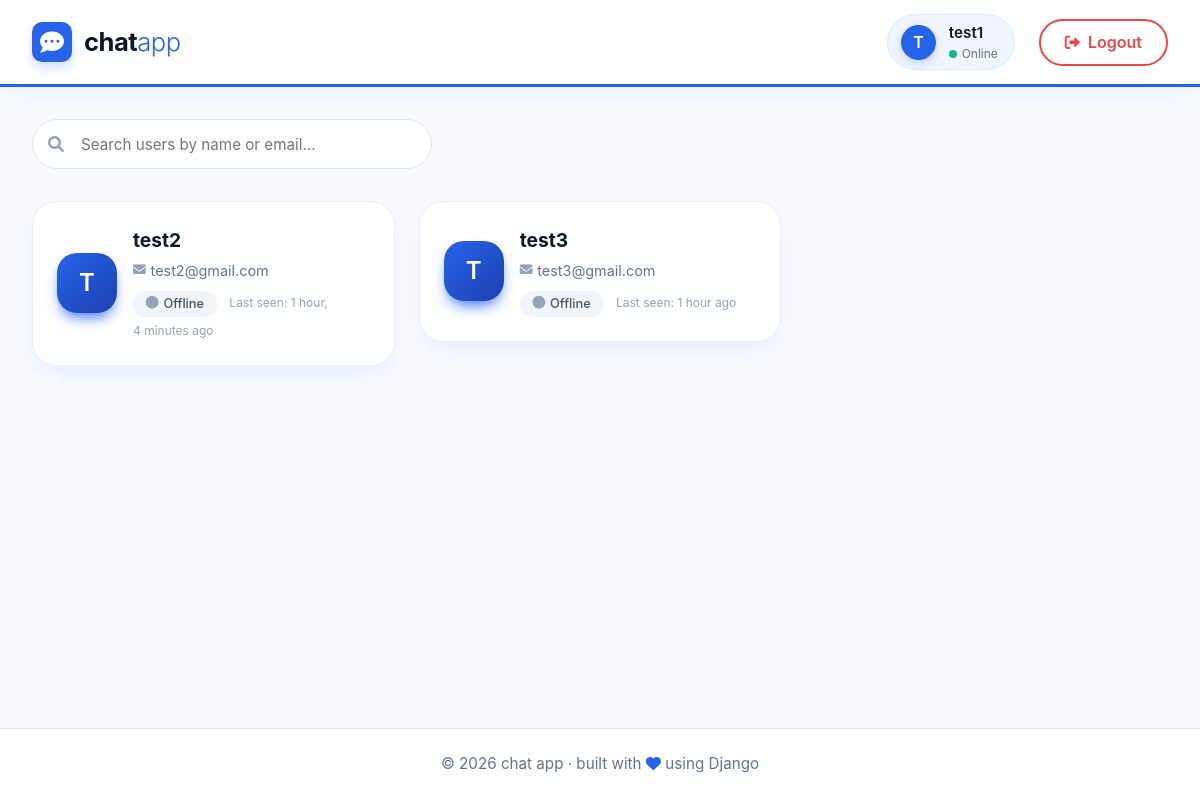
The page /users/ (signed in) on the database its author committed.
### accounts/models.py (models this page shows, shortened)
class CustomUser(AbstractUser):
    email = models.EmailField(unique=True)
    username = models.CharField(max_length=150, unique=True)
    is_online = models.BooleanField(default=False)
    last_seen = models.DateTimeField(null=True, blank=True)
    USERNAME_FIELD = 'username'
    REQUIRED_FIELDS = ['email']

### chat/views.py (the view)
# urls.py: path('users/', views.user_list, name='user_list'),
@login_required
def user_list(request):
    users = CustomUser.objects.exclude(id=request.user.id)
    return render(request, "user_list.html", {"users": users})

### templates/user_list.html (shortened to what this page needs)
<!DOCTYPE html>
<html lang="en">
<head>
  <link rel="stylesheet" href="https://cdnjs.cloudflare.com/ajax/libs/font-awesome/6.0.0-beta3/css/all.min.css">
</head>
<body>
  <nav class="navbar">
    <div class="logo-area">
      <div class="logo-icon">
        <i class="fas fa-comment-dots"></i>
      </div>
      <div class="logo-text">chat<span>app</span></div>
    </div>
    <div class="user-menu">
      <div class="user-info">
        <div class="user-avatar">
          {{ request.user.username|first|upper }}
        </div>
        <div class="user-details">
          <span class="user-name">{{ request.user.username }}</span>
          <span class="user-status">
            <span class="status-dot"></span>
            <span class="status-text">Online</span>
          </span>
        </div>
      </div>
      <a href="{% url 'logout' %}" class="btn-logout">
        <i class="fas fa-sign-out-alt"></i> Logout
      </a>
    </div>
  </nav>
  <div class="container">
    <div class="search-container">
      <div class="search-box">
        <i class="fas fa-search search-icon"></i>
        <input type="text"
               class="search-input"
               id="searchInput"
               placeholder="Search users by name or email..."
               onkeyup="searchUsers()">
      </div>
    </div>
    <div class="users-grid" id="usersGrid">
  {% for user in users %}
    {% if user.username != request.user.username %}
      <a href="{% url 'chat' user.username %}" style="text-decoration:none; color:inherit;">
        <div class="user-card" data-name="{{ user.username|lower }}" data-email="{{ user.email|lower }}">
          <div class="user-card-avatar">
            {{ user.username|first|upper }}
          </div>
          <div class="user-card-info">
            <div class="user-card-name">
              {{ user.username }}
            </div>
            <div class="user-card-email">
              <i class="fas fa-envelope"></i> {{ user.email }}
            </div>
            {% if user.is_online %}
              <span class="user-status-badge status-online">
                <i class="fas fa-circle"></i> Online
              </span>
            {% else %}
              <span class="user-status-badge status-offline">
                <i class="fas fa-circle"></i> Offline
              </span>
              {% if user.last_seen %}
                <span class="last-seen">
                  Last seen: {{ user.last_seen|timesince }} ago
                </span>
              {% endif %}
            {% endif %}
          </div>
        </div>
      </a>
    {% endif %}
  {% empty %}
    <div class="empty-state">
      <i class="fas fa-users-slash"></i>
      <h3>No users found</h3>
      <p>There are no other users to display.</p>
    </div>
  {% endfor %}
</div>
</div>
  <footer class="footer">
    <p>© {% now "Y" %} chat app · built with <i class="fas fa-heart" style="color: #2563eb;"></i> using Django</p>
  </footer>
</body>
</html>

### templates/user_list.html (style rules this page uses)
* { margin: 0; padding: 0; box-sizing: border-box; font-family: 'Inter', -apple-system, BlinkMacSystemFont, 'Segoe UI', Roboto, Helvetica, Arial, sans-serif; }
body { background-color: #f8faff; color: #1e293b; line-height: 1.5; min-height: 100vh; display: flex; flex-direction: column; }
.navbar { background-color: #ffffff; box-shadow: 0 4px 20px rgba(0, 100, 200, 0.08); padding: 0.9rem 2rem; display: flex; align-items: center; justify-content: space-between; flex-wrap: wrap; border-bottom: 3px solid #2563eb; }
.logo-area { display: flex; align-items: center; gap: 0.75rem; }
.logo-icon { background-color: #2563eb; color: white; width: 40px; height: 40px; border-radius: 10px; display: flex; align-items: center; justify-content: center; font-size: 1.5rem; box-shadow: 0 6px 12px rgba(37, 99, 235, 0.2); }
.logo-text { font-weight: 700; font-size: 1.6rem; letter-spacing: -0.5px; color: #0f172a; }
.logo-text span { color: #2563eb; font-weight: 300; }
.user-menu { display: flex; align-items: center; gap: 1.5rem; }
.user-info { display: flex; align-items: center; gap: 0.8rem; background: #f0f4ff; padding: 0.4rem 1rem 0.4rem 0.8rem; border-radius: 40px; border: 1px solid #dbeafe; }
.user-avatar { width: 35px; height: 35px; background: #2563eb; border-radius: 50%; display: flex; align-items: center; justify-content: center; color: white; font-weight: 600; font-size: 1rem; box-shadow: 0 4px 8px rgba(37, 99, 235, 0.2); }
.user-details { display: flex; flex-direction: column; }
.user-name { font-weight: 600; color: #0f172a; font-size: 0.95rem; }
.user-status { display: flex; align-items: center; gap: 0.3rem; font-size: 0.75rem; }
.status-dot { width: 8px; height: 8px; background: #10b981; border-radius: 50%; display: inline-block; }
.status-text { color: #64748b; }
.btn-logout { background: transparent; border: 2px solid #ef4444; color: #ef4444; font-weight: 600; font-size: 1rem; padding: 0.6rem 1.5rem; border-radius: 40px; cursor: pointer; transition: 0.2s ease; text-decoration: none; display: inline-flex; align-items: center; gap: 8px; }
.btn-logout i { font-size: 0.95rem; }
.container { flex: 1; max-width: 1280px; margin: 0 auto; padding: 2rem; width: 100%; }
.search-container { margin-bottom: 2rem; }
.search-box { position: relative; max-width: 400px; }
.search-icon { position: absolute; left: 1rem; top: 50%; transform: translateY(-50%); color: #94a3b8; }
.search-input { width: 100%; padding: 0.9rem 1rem 0.9rem 3rem; border: 1.5px solid #e2e8f0; border-radius: 40px; font-size: 0.95rem; transition: all 0.2s ease; background: white; }
.users-grid { display: grid; grid-template-columns: repeat(auto-fill, minmax(300px, 1fr)); gap: 1.5rem; margin-top: 1.5rem; }
.user-card { background: white; border-radius: 24px; padding: 1.5rem; box-shadow: 0 10px 25px -10px rgba(37, 99, 235, 0.15); border: 1px solid rgba(37, 99, 235, 0.1); transition: all 0.2s ease; display: flex; align-items: center; gap: 1rem; }
.user-card-avatar { width: 60px; height: 60px; background: linear-gradient(135deg, #2563eb, #1e40af); border-radius: 20px; display: flex; align-items: center; justify-content: center; color: white; font-weight: 600; font-size: 1.5rem; box-shadow: 0 8px 15px -5px #2563eb; }
.user-card-info { flex: 1; }
.user-card-name { font-weight: 700; font-size: 1.2rem; color: #0f172a; margin-bottom: 0.3rem; display: flex; align-items: center; gap: 0.5rem; }
.user-card-email { color: #64748b; font-size: 0.9rem; margin-bottom: 0.5rem; display: flex; align-items: center; gap: 0.3rem; }
.user-card-email i { color: #94a3b8; font-size: 0.8rem; }
.user-status-badge { display: inline-flex; align-items: center; gap: 0.3rem; padding: 0.2rem 0.8rem; border-radius: 20px; font-size: 0.8rem; font-weight: 500; }
.status-offline { background: #f1f5f9; color: #475569; }
.status-offline i { color: #94a3b8; }
.last-seen { font-size: 0.75rem; color: #94a3b8; margin-left: 0.5rem; }
.footer { background-color: white; padding: 1.5rem 2rem; text-align: center; color: #64748b; border-top: 1px solid #e2efff; font-size: 0.95rem; margin-top: auto; }

### rows shown on the page
CustomUser: user.username|first "T", user.username "test1"
CustomUser: username|first "T", username "test2", email "test2@gmail.com", last_seen "1 hour, 4 minutes"
CustomUser: username|first "T", username "test3", email "test3@gmail.com", last_seen "1 hour"
